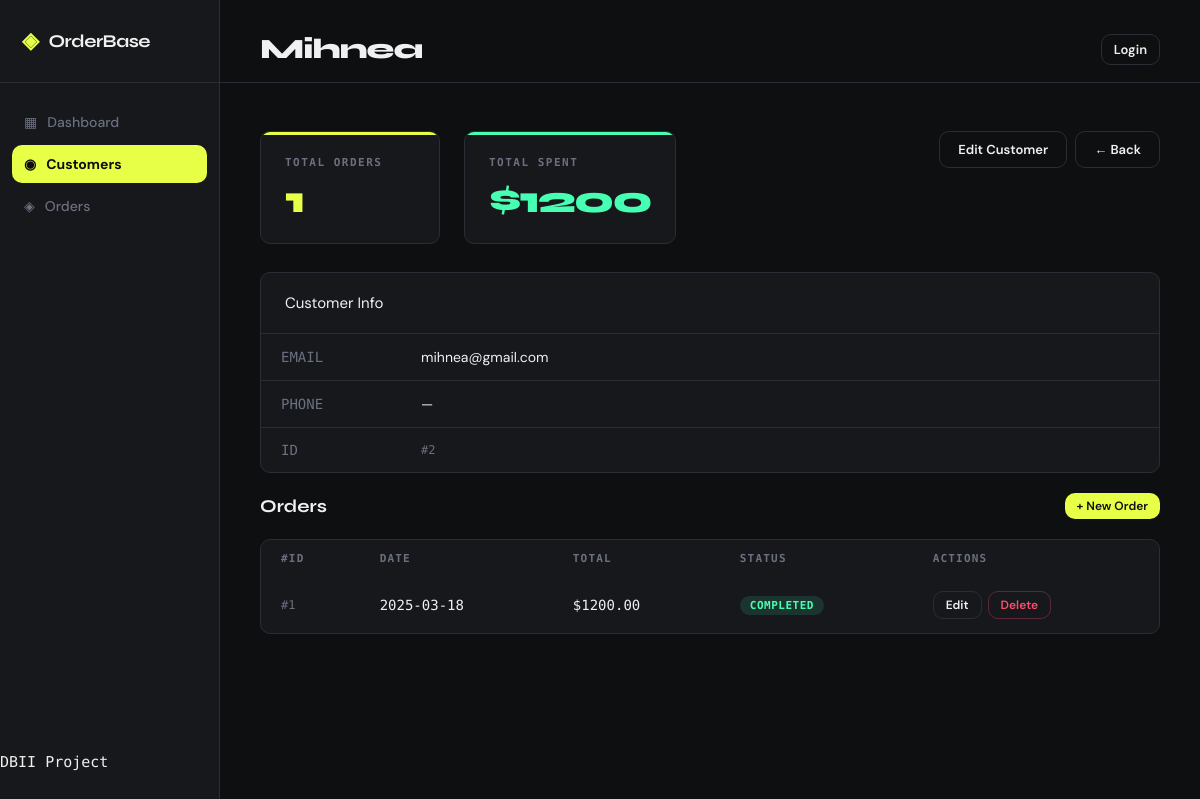
/customers/2, run on the app's committed database.
### models.py (models this page shows)
class Customer(db.Model):
    __tablename__ = 'customers'
    id    = db.Column(db.Integer, primary_key=True)
    name  = db.Column(db.String(100), nullable=False)
    email = db.Column(db.String(120), unique=True, nullable=False)
    phone = db.Column(db.String(20))
    orders = db.relationship('Order', backref='customer', lazy=True, cascade='all, delete-orphan')

class Order(db.Model):
    __tablename__ = 'orders'
    id          = db.Column(db.Integer, primary_key=True)
    customer_id = db.Column(db.Integer, db.ForeignKey('customers.id'), nullable=False)
    date        = db.Column(db.Date, nullable=False)
    total_price = db.Column(db.Float, nullable=False)
    status      = db.Column(db.String(50), default='pending')
    items       = db.relationship('OrderItem', backref='order', lazy=True, cascade='all, delete-orphan')

### app.py (the view)
@app.route('/customers/<int:id>')
def customer_detail(id):
    customer = Customer.query.get_or_404(id)
    return render_template('customer_detail.html', customer=customer)

### templates/customer_detail.html (shortened to what this page needs)
{% extends 'base.html' %}  {% block page_title %}{{ customer.name }}{% endblock %} {% block
content %}
<div
  style="
    display: flex;
    gap: 24px;
    align-items: flex-start;
    margin-bottom: 28px;
  ">
  <div class="stat-card yellow" style="min-width: 180px">
    <div class="stat-label">Total Orders</div>
    <div class="stat-value">{{ customer.orders|length }}</div>
  </div>
  <div class="stat-card green" style="min-width: 180px">
    <div class="stat-label">Total Spent</div>
    <div class="stat-value">
      ${{ "%.0f"|format(customer.orders|sum(attribute='total_price')) }}
    </div>
  </div>
  <div style="margin-left: auto; display: flex; gap: 8px; align-items: center">
    <a
      href="{{ url_for('edit_customer', id=customer.id) }}"
      class="btn btn-ghost"
      >Edit Customer</a
    >
    <a href="{{ url_for('customers') }}" class="btn btn-ghost">← Back</a>
  </div>
</div>
<div class="table-card" style="margin-bottom: 20px">
  <div class="table-header">
    <span class="table-title">Customer Info</span>
  </div>
  <table>
    <tbody>
      <tr>
        <td style="color: var(--muted); width: 140px" class="mono">EMAIL</td>
        <td>{{ customer.email }}</td>
      </tr>
      <tr>
        <td style="color: var(--muted)" class="mono">PHONE</td>
        <td>{{ customer.phone or '—' }}</td>
      </tr>
      <tr>
        <td style="color: var(--muted)" class="mono">ID</td>
        <td class="customer-id">#{{ customer.id }}</td>
      </tr>
    </tbody>
  </table>
</div>
<div class="section-header">
  <span class="section-title">Orders</span>
  <a href="{{ url_for('new_order') }}" class="btn btn-primary btn-sm"
    >+ New Order</a
  >
</div>
<div class="table-card">
  <table>
    <thead>
      <tr>
        <th>#ID</th>
        <th>Date</th>
        <th>Total</th>
        <th>Status</th>
        <th>Actions</th>
      </tr>
    </thead>
    <tbody>
      {% for order in customer.orders %}
      <tr>
        <td class="customer-id">#{{ order.id }}</td>
        <td class="mono">{{ order.date }}</td>
        <td class="price">${{ "%.2f"|format(order.total_price) }}</td>
        <td>
          <span class="badge badge-{{ order.status }}">{{ order.status }}</span>
        </td>
        <td>
          <div class="actions">
            <a
              href="{{ url_for('edit_order', id=order.id) }}"
              class="btn btn-ghost btn-sm"
              >Edit</a
            >
            <form
              action="{{ url_for('delete_order', id=order.id) }}"
              method="POST"
              onsubmit="return confirm('Delete order #{{ order.id }}?')">
              <button type="submit" class="btn btn-danger btn-sm">
                Delete
              </button>
            </form>
          </div>
        </td>
      </tr>
      {% else %}
      <tr class="empty-row">
        <td colspan="5">No orders for this customer yet.</td>
      </tr>
      {% endfor %}
    </tbody>
  </table>
</div>
{% endblock %}

### static/style.css (style rules this page uses)
*, *::before, *::after { box-sizing: border-box; margin: 0; padding: 0; }
:root { --bg: #0e0f11; --surface: #16181c; --surface2: #1e2128; --border: #2a2d35; --accent: #e8ff47; --accent2: #47c8ff; --danger: #ff4d6d; --success: #47ffb2; --info: #47c8ff; --text: #f0f0f0; --muted: #6b7080; --sidebar-w: 220px; --radius: 10px; --font-head: "Syne", sans-serif; --font-body: "DM Sans", sans-serif; --font-mono: "DM Mono", monospace; }
body { background: var(--bg); color: var(--text); font-family: var(--font-body); font-size: 15px; min-height: 100vh; }
.stat-card { background: var(--surface); border: 1px solid var(--border); border-radius: var(--radius); padding: 24px; position: relative; overflow: hidden; }
.stat-card::before { content: ""; position: absolute; top: 0; left: 0; right: 0; height: 3px; }
.stat-card.yellow::before { background: var(--accent); }
.stat-card.green::before { background: var(--success); }
.stat-label { font-size: 11px; font-weight: 600; letter-spacing: 1.5px; text-transform: uppercase; color: var(--muted); margin-bottom: 12px; font-family: var(--font-mono); }
.stat-value { font-family: var(--font-head); font-size: 38px; font-weight: 800; letter-spacing: -2px; line-height: 1; }
.stat-card.yellow .stat-value { color: var(--accent); }
.stat-card.green .stat-value { color: var(--success); }
.table-card { background: var(--surface); border: 1px solid var(--border); border-radius: var(--radius); overflow: hidden; }
.table-header { display: flex; justify-content: space-between; align-items: center; padding: 20px 24px; border-bottom: 1px solid var(--border); }
table { width: 100%; border-collapse: collapse; }
th { padding: 12px 20px; text-align: left; font-size: 11px; font-weight: 600; letter-spacing: 1.2px; text-transform: uppercase; color: var(--muted); font-family: var(--font-mono); }
td { padding: 14px 20px; font-size: 14px; border-bottom: 1px solid var(--border); }
tbody tr:last-child td { border-bottom: none; }
.badge { display: inline-block; padding: 3px 10px; border-radius: 20px; font-size: 11px; font-weight: 600; font-family: var(--font-mono); letter-spacing: 0.5px; text-transform: uppercase; }
.badge-completed { background: rgba(71, 255, 178, 0.12); color: var(--success); }
.btn { display: inline-flex; align-items: center; gap: 6px; padding: 9px 18px; border-radius: var(--radius); font-size: 13px; font-weight: 600; cursor: pointer; border: none; text-decoration: none; transition: all 0.15s; font-family: var(--font-body); }
.btn-primary { background: var(--accent); color: #0e0f11; }
.btn-ghost { background: transparent; color: var(--text); border: 1px solid var(--border); }
.btn-danger { background: transparent; color: var(--danger); border: 1px solid rgba(255, 77, 109, 0.3); }
.btn-sm { padding: 5px 12px; font-size: 12px; }
.actions { display: flex; gap: 6px; align-items: center; }
.section-header { display: flex; justify-content: space-between; align-items: center; margin-bottom: 20px; }
.section-title { font-family: var(--font-head); font-size: 18px; font-weight: 700; }
.customer-id { font-family: var(--font-mono); font-size: 12px; color: var(--muted); }
.price { font-family: var(--font-mono); font-weight: 500; }
.mono { font-family: var(--font-mono); }
a { color: var(--accent2); text-decoration: none; }

### data on the page
Customer: name "Mihnea", email "mihnea@gmail.com", phone "—", id "2"
Order: id "1", date "2025-03-18", total_price "1200.00", status "COMPLETED"

### other printed values
{{ customer.orders|length }} "1"
{{ "%.0f"|format(customer.orders|sum(attribute='total_price')) }} "1200"
